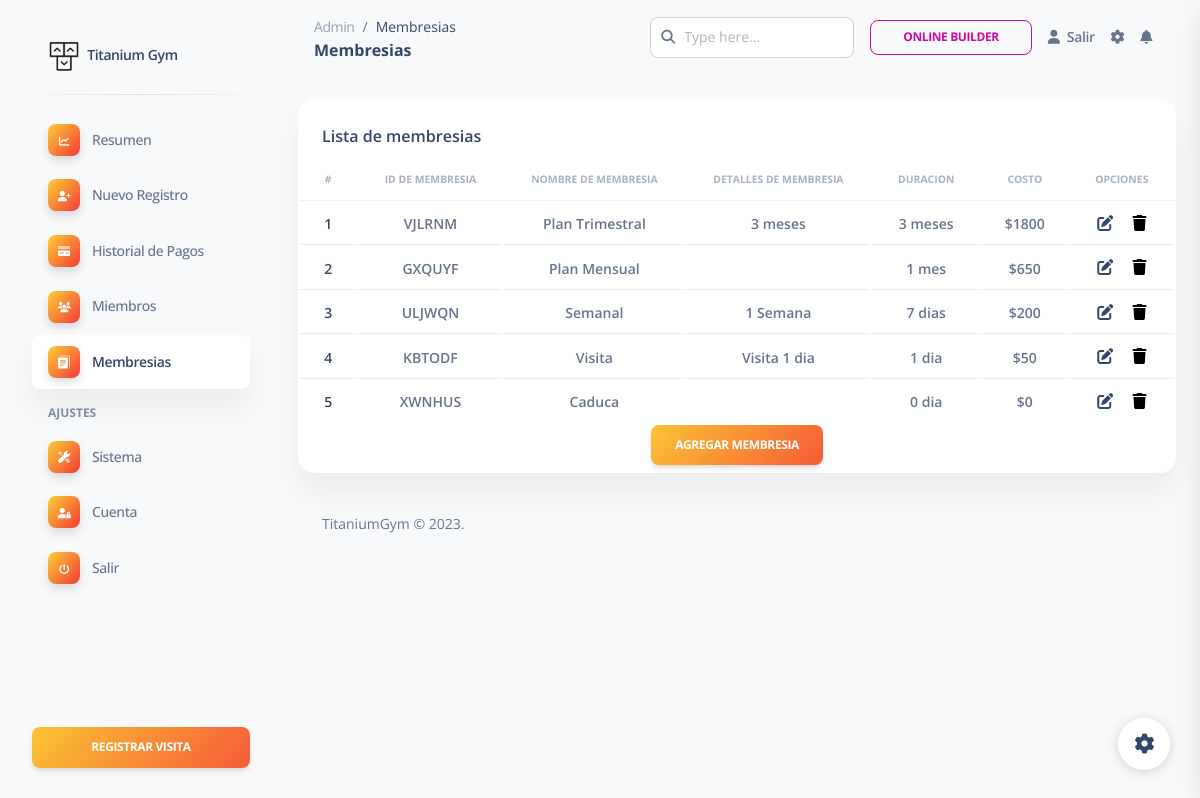
The page /dashboard/admin/membresias.php (signed in) on the database its author committed.
### tables this page shows
CREATE TABLE `plan` (
  `pid` varchar(8) NOT NULL,
  `planName` varchar(20) NOT NULL,
  `description` varchar(200) NOT NULL,
  `validity` varchar(20) NOT NULL,
  `amount` int(10) NOT NULL,
  `active` varchar(255) DEFAULT NULL,
  `planType` varchar(2) NOT NULL
);

### include/get_color.php (called while the page is built, shortened)
<?php
    function getColor($con) {
        $query="select config from system_settings where nombre='color'";
        $result=mysqli_query($con,$query);
        while ($row = $result->fetch_assoc()) {
            $principalColor = $row['config'];
        }
        return $principalColor;
    }
?>

### dashboard/admin/membresias.php (the view, shortened to what this page needs)
<?php
require '../../include/db_conn.php';
require '../../include/get_color.php';
$principalColor = getColor($con);
?>
<!DOCTYPE html>
<html lang="es">
<head>
  <link rel="stylesheet" href="https://cdnjs.cloudflare.com/ajax/libs/font-awesome/6.2.1/css/all.min.css" />
  <link href="../assets/css/nucleo-icons.css" rel="stylesheet" />
  <link href="../assets/css/nucleo-svg.css" rel="stylesheet" />
  <link href="../assets/css/nucleo-svg.css" rel="stylesheet" />
  <link id="pagestyle" href="../assets/css/soft-ui-dashboard.css?v=1.0.6" rel="stylesheet" />
</head>
<body class="g-sidenav-show  bg-gray-100">
  <?php $active = 'memberships'; include 'components/menu.php'; ?>
  <main class="main-content position-relative max-height-vh-100 h-100 border-radius-lg ">
    <?php $titlePage = 'Membresias'; include 'components/navbar.php'; ?>
    <div class="container-fluid py-4">
      <div class="row">
        <div class="col-12">
          <div class="card mb-4">
            <div class="card-header pb-0">
              <h6>Lista de membresias</h6>
            </div>
            <div class="card-body px-0 pt-0 pb-2">
              <div class="table-responsive p-0">
                <table class="table align-items-center justify-content-center mb-0">
					<thead>
						<tr class='text-center'>
							<th class="text-uppercase text-secondary text-xxs font-weight-bolder opacity-7">#</th>
							<th class="text-uppercase text-secondary text-xxs font-weight-bolder opacity-7">ID de Membresia</th>
							<th class="text-uppercase text-secondary text-xxs font-weight-bolder opacity-7">Nombre de Membresia</th>
							<th class="text-uppercase text-secondary text-xxs font-weight-bolder opacity-7">Detalles de Membresia</th>
							<th class="text-uppercase text-secondary text-xxs font-weight-bolder opacity-7">Duracion</th>
							<th class="text-uppercase text-secondary text-xxs font-weight-bolder opacity-7">Costo</th>
							<th class="text-uppercase text-secondary text-xxs font-weight-bolder opacity-7">Opciones</th>
						</tr>
					</thead>
					<tbody>
						<?php
							$query  = "select * from plan where active='yes' ORDER BY amount DESC";
							$result = mysqli_query($con, $query);
							$sno    = 1;
							if (mysqli_affected_rows($con) != 0) {
								while ($row = mysqli_fetch_array($result, MYSQLI_ASSOC)) {
									$msgid = $row['pid'];
                  if($row['validity'] > 1) {
                    $planTimeType = $row['planType'] == "d" ? "dias" : "meses";
                  } else {
                    $planTimeType = $row['planType'] == "d" ? "dia" : "mes";
                  }
									echo "<tr ><td><div class='my-auto'><h6 class='mb-0 text-sm text-center'>" . $sno . "</h6></div></td>";
									echo "<td><p class='text-sm font-weight-bold mb-0 text-center'>" . $row['pid'] . "</p></td>";
									echo "<td><p class='text-sm font-weight-bold mb-0 text-center'>" . $row['planName'] . "</p></td>";
									echo "<td><p class='text-sm font-weight-bold mb-0 text-center'>" . $row['description'] . "</p></td>";
									echo "<td><p class='text-sm font-weight-bold mb-0 text-center'>" . $row['validity'] . " " . $planTimeType . "</p></td>";
									echo "<td><p class='text-sm font-weight-bold mb-0 text-center'>$" . $row['amount'] . "</p></td>";
									$sno++;
									echo '<td class="d-flex justify-content-evenly"><a href=edit_plan.php?id="'.$row['pid'].'"><i class="fa-solid fa-pen-to-square"></i></a><form action="del_plan.php" method="post" onSubmit="return ConfirmDelete();"><input type="hidden" name="name" value="' . $msgid .'"/><button class="px-0 py-0" style="background: transparent; border: none;" type="submit"><i class="fa-solid fa-trash"></i></button></form></td></tr>';
								}
							}
						?>
					</tbody>
				</table>
              </div>
			   <a href="new_plan.php">
			  	<button style="background-image: <?php echo $principalColor ?>;" type="button" class="btn btn-primary center text-center d-block m-auto">Agregar Membresia</button>
				</a>
            </div>
          </div>
        </div>
      </div>
      <?php include 'components/footer.php';?>
    </div>
  </main>
  <?php include 'components/fixed_plugin.php';?>
</body>
</html>

### rows shown on the page
plan: pid "VJLRNM", planName "Plan Trimestral", description "3 meses", validity "3", planType "meses", amount "1800"
plan: pid "GXQUYF", planName "Plan Mensual", validity "1", planType "mes", amount "650"
plan: pid "ULJWQN", planName "Semanal", description "1 Semana", validity "7", planType "dias", amount "200"
plan: pid "KBTODF", planName "Visita", description "Visita 1 dia", validity "1", planType "dia", amount "50"
plan: pid "XWNHUS", planName "Caduca", validity "0", planType "dia", amount "0"

### other values the page prints
$_ENV["PAGE_NAME"] "Titanium Gym"
$titlePage "Membresias"
